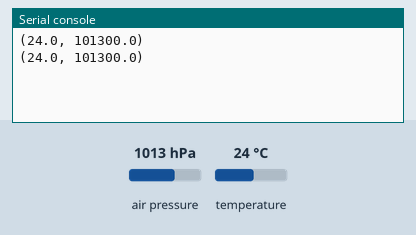
This program was run on a simulated Raspberry Pi Pico running MicroPython. On the bench: the last lines printed to the serial console. Inputs (shaded band) come from the test bench; at power-on: air pressure 1013 hPa, temperature 24 °C.

Above: at 1.2 s.
1.3 s: air pressure set to 952 hPa
At 2.6 s:
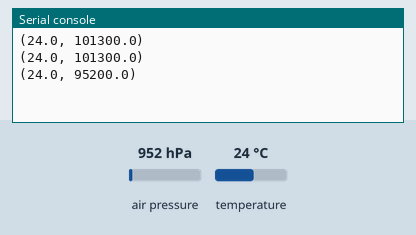
2.8 s: temperature set to 12 °C
At 3.8 s:
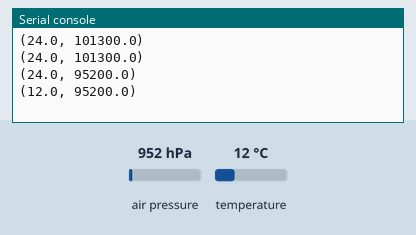
4.3 s: air pressure set to 975 hPa
At 5.8 s:
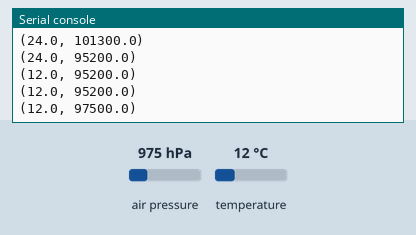
Timing chart, 0 to 7.3 s (numbered marks = the images above; inputs shaded):
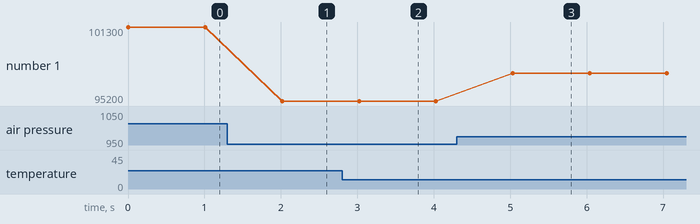

The program:

demo_bmp280.py
```python
import time
from breakout_bmp280 import BreakoutBMP280
from pimoroni_i2c import PimoroniI2C

PINS_BREAKOUT_GARDEN = {"sda": 4, "scl": 5}
PINS_PICO_EXPLORER = {"sda": 20, "scl": 21}

i2c = PimoroniI2C(**PINS_BREAKOUT_GARDEN)
bmp = BreakoutBMP280(i2c)

while True:
    reading = bmp.read()
    print(reading)
    time.sleep(1.0)
```

Measured:
- after the input at 1.3 s, the serial console: prints a new line after 0.72 s (image 1)
- after the input at 2.8 s, the serial console: prints a new line after 0.22 s (image 2)
- after the input at 4.3 s, the serial console: prints a new line after 0.74 s (image 3)
- plotted number 1: 101300 → 95200 after the input at 1.3 s, 95200 → 97500 after the input at 4.3 s
